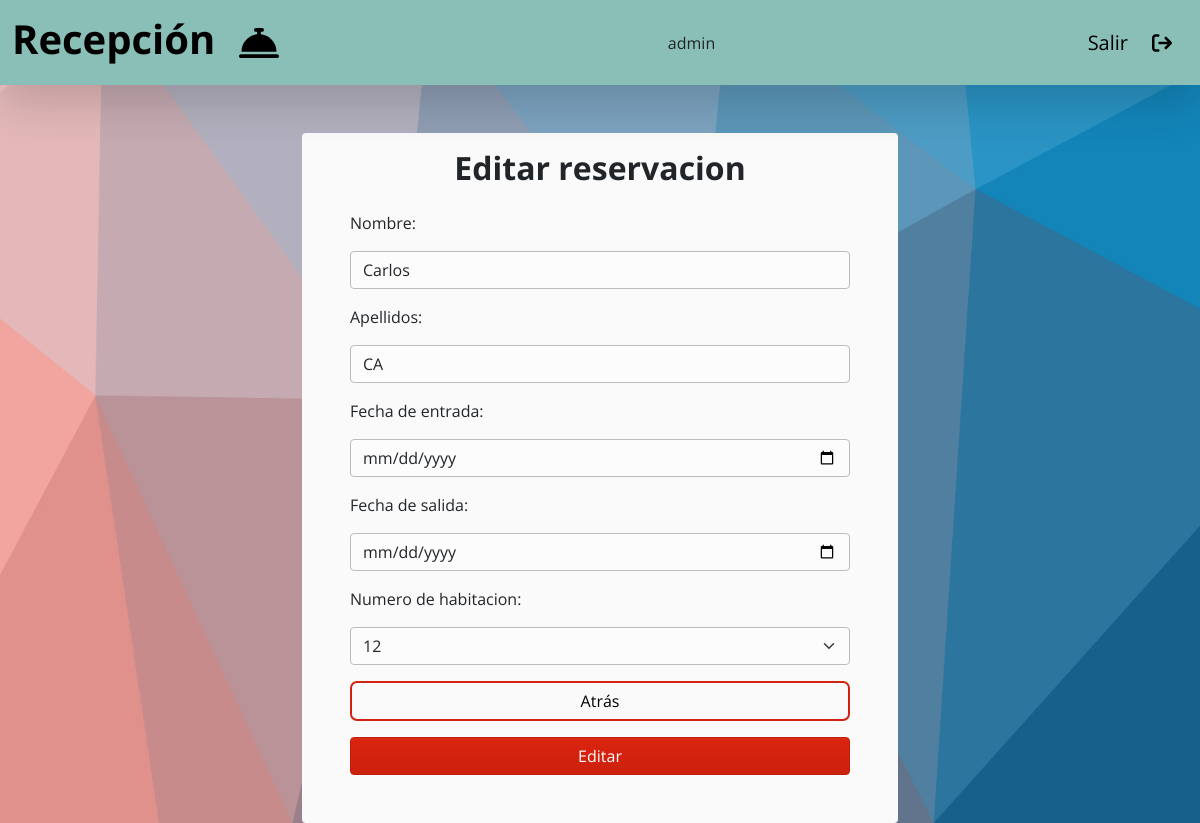
/reservation/edit/1 (signed in), run on the app's committed database.
### main/models.py (models this page shows, shortened)
class Reservacion(models.Model):
    name = models.CharField(max_length=50)
    lastName = models.CharField(max_length=50)
    entry_date = models.DateField()
    out_date = models.DateField()
    roomNumber = models.ForeignKey(Habitacion, on_delete=models.CASCADE)

class Habitacion(models.Model):
    roomNumber = models.IntegerField(primary_key=True)
    dispo = models.BooleanField(default=True)
    def __str__(self):
        return self.roomNumber.__str__()

### main/views.py (the view)
@login_required
def editReservation(request, reservationId):
    reservation = Reservacion.objects.get(id=reservationId)
    if request.method == 'POST':
        form = ReservationForm(request.POST, instance=reservation)
        if form.is_valid():
            form.save()
            return redirect('home')
    else:
        form = ReservationForm(instance=reservation)
    context = {'form': form}
    return render(request, 'reservations/edit_reservation.html', context)

### main/forms.py
class ReservationForm(forms.ModelForm):
    class Meta:
        model = Reservacion
        fields = ['name', 'lastName', 'entry_date', 'out_date', 'roomNumber']
        labels = {'name': 'Nombre', 'lastName': 'Apellidos', 'entry_date': 'Fecha de entrada',
                  'out_date': 'Fecha de salida', 'roomNumber': 'Numero de habitacion'}
        widgets = {
            'name': forms.TextInput(attrs={'class': 'form-control'}),
            'lastName': forms.TextInput(attrs={'class': 'form-control'}),
            'entry_date': forms.DateInput(attrs={'type': 'date', 'class': 'form-control'}, format='%d/%m/%Y'),
            'out_date': forms.DateInput(attrs={'type': 'date', 'class': 'form-control'}, format='%d/%m/%Y'),
            'roomNumber': forms.Select(attrs={'class': 'form-select'}),
        }

### main/templates/reservations/edit_reservation.html
{% extends 'base.html' %} {% load static %} {% block content %}
<section class="d-flex align-items-center justify-content-center">
  <div
    class="d-flex flex-column align-items-center p-5 pt-3 mt-5 gap-3 rounded form-bg-container"
  >
    <h2 class="fw-bold">Editar reservacion</h2>
    <form
      method="post"
      class="d-flex flex-column gap-3"
      style="width: 500px"
    >
      {% csrf_token %} {{ form }}
      <a href="{% url 'home' %}" class="btn back-button w-100"
        >Atrás</a
      >
      <button class="btn btn-primary w-100">Editar</button>
    </form>
  </div>
</section>
{% endblock content %}

### main/templates/base.html (shortened to what this page needs)
{% load static %}
<!DOCTYPE html>
<html lang="en">
  <head>
    <link rel="stylesheet" href="{% static 'css/bootstrap.css' %}" />
    <link rel="stylesheet" href="{% static 'css/styles.css' %}" />
    <link
      rel="stylesheet"
      type="text/css"
      href="{% static 'plugins/data_tables/datatables.min.css' %}"
    />
  </head>
  <body>
    {% if request.user.is_authenticated %}
    <nav
      class="navbar navbar-expand-lg border-0 shadow-lg"
      style="background-color: #89bfb6; height: 85px"
    >
      <div class="container-fluid align-items-center">
        <a
          href="{% url 'home' %}"
          class="navbar-brand text-black d-flex align-items-center gap-4"
        >
          <h1 class="fw-bold">Recepción</h1>
          <i class="fa-solid fa-bell-concierge fa-2xl"></i>
        </a>
        {{request.user}}
        <a
          href="{% url 'logout' %}"
          class="navbar-brand text-black d-flex align-items-center gap-4"
        >
          <p class="m-0">Salir</p>
          <i class="fa-solid fa-arrow-right-from-bracket"></i>
        </a>
      </div>
    </nav>
    {% endif %} {% block content %} {% endblock content %}
  </body>
</html>

### main/static/css/styles.css (style rules this page uses)
body { background-image: url("../assets/bg_bggenerator_com_1.jpg"); background-position: center; background-repeat: no-repeat; background-size: cover; }
.form-bg-container { background-color: #fafafa; }
.back-button { width: auto; min-width: 100px; border-radius: 7px; border: #d3220f 2px solid; background-color: transparent; color: black; transition: all 0.5s; }

### data on the page
Reservacion: name "Carlos", lastName "CA"
Habitacion: roomNumber "12"

### other printed values
{{ request.user }} "admin"
